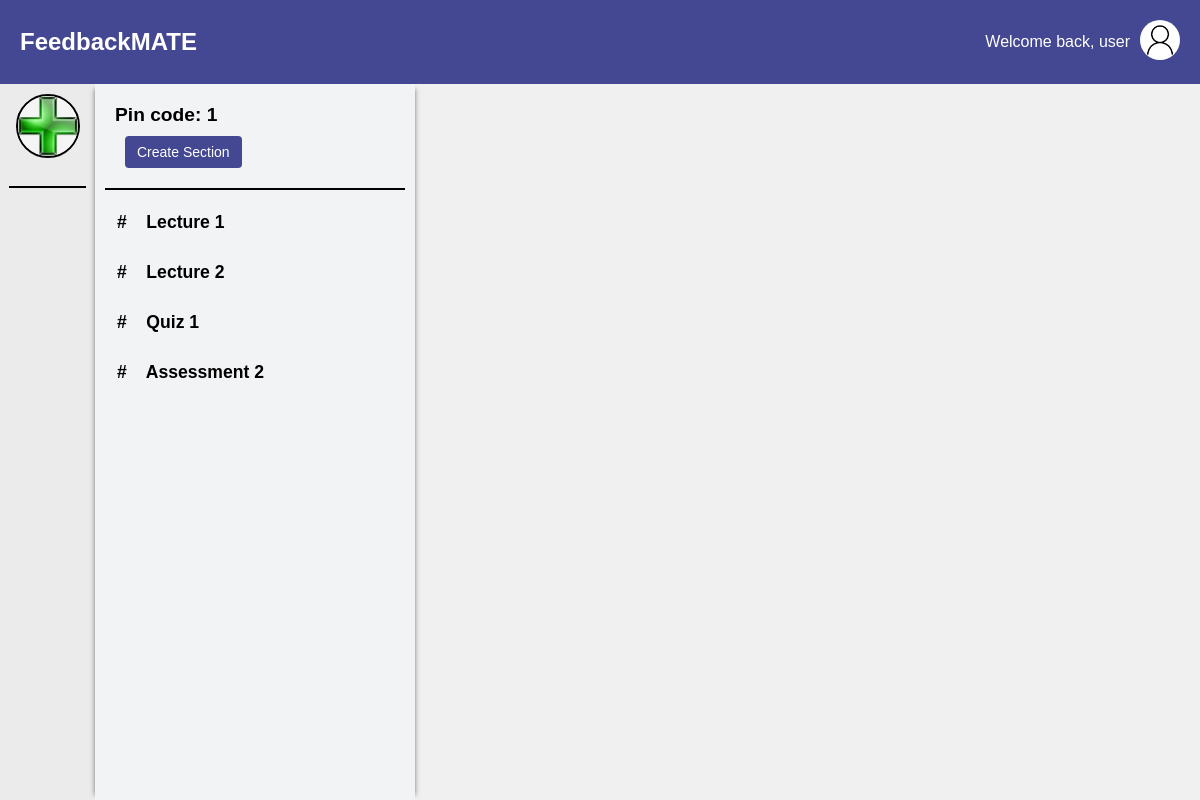
The app's page /teacher/channel/1/ (signed in), older data.
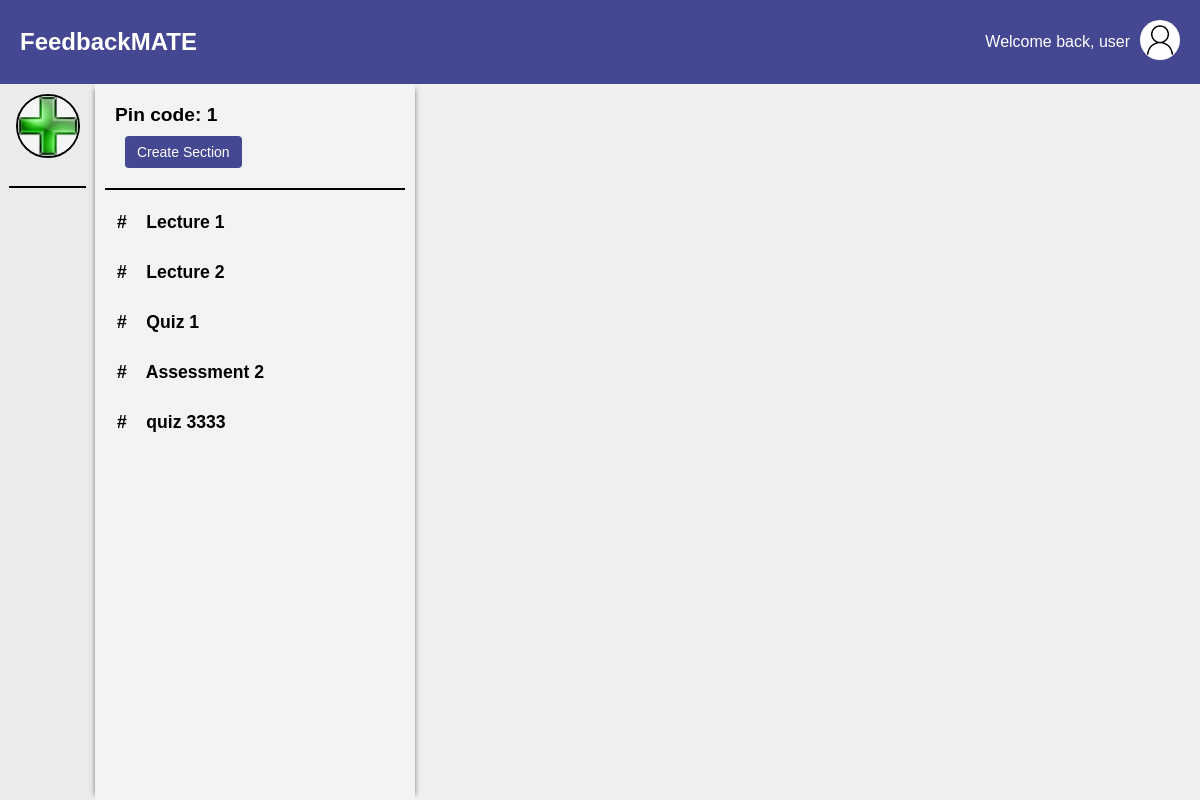
The same page, newer data.
### main/models.py (models this page shows, shortened)
class Section(models.Model):
    channel = models.ForeignKey(Channel, on_delete=models.CASCADE)
    title = models.CharField(max_length=50)
    description = models.TextField(max_length=500, blank=True)

### main/views.py (the view)
# urls.py: path('teacher/channel/<int:channel_id>/', views.channel, name='channel-detail'),
def channel(request, channel_id):
    user_channels = Channel.objects.filter(user=request.user)
    current_channel = Channel.objects.get(id=channel_id)
    sections = Section.objects.filter(channel=current_channel)
    user_info = UserInfo.objects.get(user=request.user)
    return render(request, 'channel_detail.html', {
        'username': user_info.profile_name,
        'current_channel': current_channel,
        'sections': sections,
        'channels': user_channels,
        'user_image': user_info.user_image.url,
    })

### main/templates/channel_detail.html (shortened to what this page needs)
{% extends 'teacher.html' %}
{% load static %}
{% block content %}
<div class="section-nav">
    <div class="pin-code-display">
        Pin code: {{ current_channel.id }}
        <button onclick="location.href='{% url 'create-section' current_channel.id %}'" class="create-section-btn">Create Section</button>
    </div>
    {% block section %}
    {% for section in sections %}
      <div class="section-tooltip">
        <a href="{% url 'section' channel_id=section.channel.id section_id=section.id %}" class="section-item">
          #&nbsp;&nbsp;&nbsp; {{ section.title }}
        </a>
      </div>
    {% endfor %}
    {% endblock%}
</div>
{% endblock %}

Row changes from the older to the newer data that the page shows:
added Section: title "quiz 3333"
